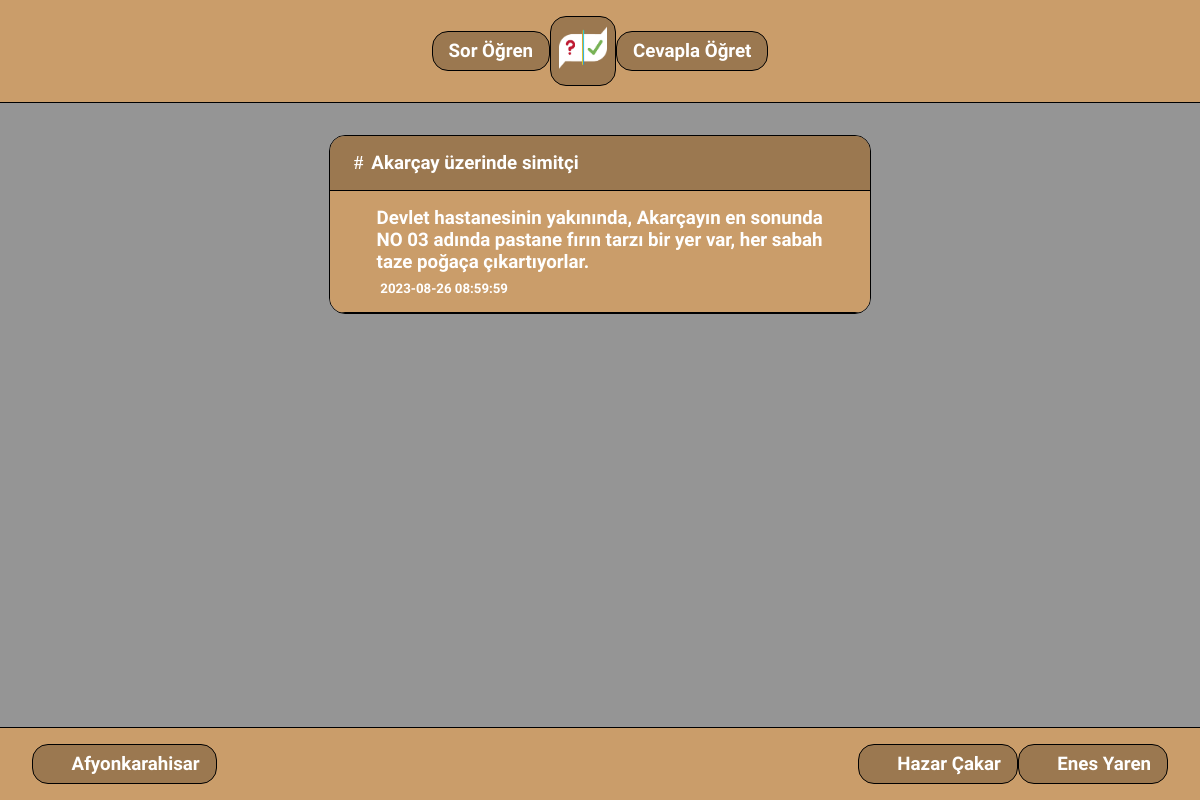
The app's page /lanswer.php?id=10 with its own data.
### tables this page shows
CREATE TABLE questions (
      id INTEGER PRIMARY KEY AUTOINCREMENT, 
      title TEXT, 
      question TEXT, 
      time DATETIME DEFAULT CURRENT_TIMESTAMP
    );

CREATE TABLE answers (
      id INTEGER PRIMARY KEY AUTOINCREMENT, 
      question_id INTEGER, 
      answer TEXT, 
      time DATETIME DEFAULT CURRENT_TIMESTAMP
    );

### lanswer.php (the view)
<?php
include 'functions.php';
$pdo = pdo_connect_sqlite();
$tablo = $pdo->prepare('SELECT title FROM questions WHERE id= ?');
$tablo->execute([ $_GET['id'] ]);
$question = $tablo->fetchAll(PDO::FETCH_ASSOC);
if (!empty($_GET)) {
$tablo = $pdo->prepare('SELECT * FROM answers WHERE question_id= ? ORDER BY time DESC');
$tablo->execute([ $_GET['id'] ]);
$answers = $tablo->fetchAll(PDO::FETCH_ASSOC);
}
?>
<?=template_header('Anasayfa')?>
<?php
    echo '<div class="message-box">';
        foreach ($question as $q) {
        echo '<div class="title"><h3><i class="fa-solid fa-hashtag"></i>' . $q['title'] . '</h3></div>';
        }
        foreach ($answers as $a) {
        echo '<div class="question"><h3><i class="fa-regular fa-message"></i>' . $a['answer'] . '</h3><h5><i class="fa-regular fa-calendar"></i>' . $a['time'] . '</h5></div>';
        }
    echo '</div>';
     ?>
<?=template_footer()?>

### assets/style.css (style rules this page uses)
* { margin: 0; padding: 0; font-family: "Carlito", sans-serif; }
.content { height: 100vh; background-color: #959595; }
.middle p, .middle .form-box .footer, .middle .form-box .answer, .middle .form-box .question, .middle .form-box .title, .msg1, .middle .form-box .msg, .middle .message-box .footer, .middle .message-box .answers, .middle .message-box .question, .middle .message-box .title { padding: 1rem; color: #ffffff; }
.middle .form-box .footer h3, .middle .form-box .answer h3, .middle .form-box .question h3, .middle .form-box .title h3, .msg1 h3, .middle .form-box .msg h3, .middle .message-box .footer h3, .middle .message-box .answers h3, .middle .message-box .question h3, .middle .message-box .title h3 { padding: 0 0.5rem; display: flex; align-items: baseline; }
.middle .form-box .footer h3 i, .middle .form-box .answer h3 i, .middle .form-box .question h3 i, .middle .form-box .title h3 i, .msg1 h3 i, .middle .form-box .msg h3 i, .middle .message-box .footer h3 i, .middle .message-box .answers h3 i, .middle .message-box .question h3 i, .middle .message-box .title h3 i { padding-right: 0.5rem; }
.middle .message-box .question h5 { padding: 0.5rem 1rem; padding-bottom: 0; display: flex; align-items: baseline; }
.middle .message-box .question h5 i { padding-right: 0.5rem; }
.middle .message-box .title { background-color: #9b7850; }
.middle .message-box .question { background-color: #ca9d6a; border-top: 1px solid #000000; border-bottom: 1px solid #000000; }
.middle .form-box, .middle .message-box { margin: 1rem; max-width: 30%; display: flex; flex-direction: column; justify-content: left; align-content: flex-start; border: 1px solid #000000; border-radius: 1rem; line-break: auto; overflow: hidden; }
@media (max-width: 1200px) { .middle .form-box, .middle .message-box { max-width: 45%; } }

### records on screen
questions: title "Akarçay üzerinde simitçi"
answers: answer "Devlet hastanesinin yakınında, Akarçayın en sonunda NO 03 adında pastane fırın tarzı bir yer var, her sabah taze poğaça çıkartıyorlar.", time "2023-08-26 08:59:59"
